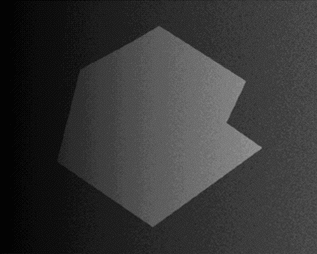
%> input picture inclass/10_27d.tif, 317 x 254 px
$ octave smoothe.m   (GNU Octave 9; MATLAB toolbox functions it lacks are replaced by stand-ins)
%> lines starting %> are read from the running program, lines starting %| are printed output that depends on the picture; in (x1, y1, x2, y2) boxes, pixels count from 0 and x2, y2 are one past the last pixel; in counts of white or black regions, pixels touching at a corner belong together; the program's own positions count from 1
### block.m
function [outp]= block(I)

kk=0;
for i=1:2
    for j=1:2
        feature(:,:,kk+j)=(I((127*(i-1)+1:127*(i-1)+127),(150*(j-1)+1:150*(j-1)+150)));
    end
    kk=kk+(2);
end
outp=feature;
end


### smoothe.m
project_root_dir = strcat(getenv('HOME'), '/comp510project');
inclass_image_root_dir = strcat(project_root_dir, '/inclass');
extras_image_root_dir = strcat(project_root_dir, '/extras');
output_image_root_dir = strcat(project_root_dir, '/output/');

a= imread(strcat(inclass_image_root_dir, '/10_27d.tif'));
%> a is the input picture: size 254x317 uint8; min 3, max 154, mean 54.3

[r,c]=size(a);
%> r = 254; c = 317

br=150;
bc=127;
bseg= block(a);
%> after the loop in block, `for i=1:2`:
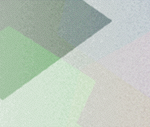
%> feature: size 127x150x4 uint8; mean R, G, B, A 31.2, 75.5, 31.6, 75.1; transparent parts drawn white
%> after the loop in block, `for i=1:2`: kk = 4
kk=0;
for i=1:2
%> this loop made 2 passes; what is shown inside it comes from the first
    for j=1:2
        z=kk+j;
        k=graythresh(bseg(:,:,z));
        m= im2bw(bseg(:,:,z),k);

        subplot(2,2,z)
        imshow(m)
    end
%> this loop made 2 passes
%> k on passes 1 to 2: 0.161, 0.322
%> pass 1, `m= im2bw(bseg(:,:,z),k);`:
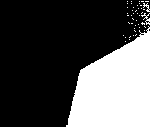
%> m: size 127x150 logical; 30.9% white; 46 white regions (43 under 20 px), largest, box (x1, y1, x2, y2) and area: (66, 26, 150, 127) 5751, (141, 13, 150, 25) 38, (143, 3, 150, 12) 26
%> pass 2, `m= im2bw(bseg(:,:,z),k);`:
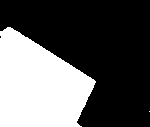
%> m: size 127x150 logical; 35.8% white; 2 white regions (1 under 20 px), largest, box (x1, y1, x2, y2) and area: (0, 27, 96, 127) 6820
    kk=kk+(2);
end
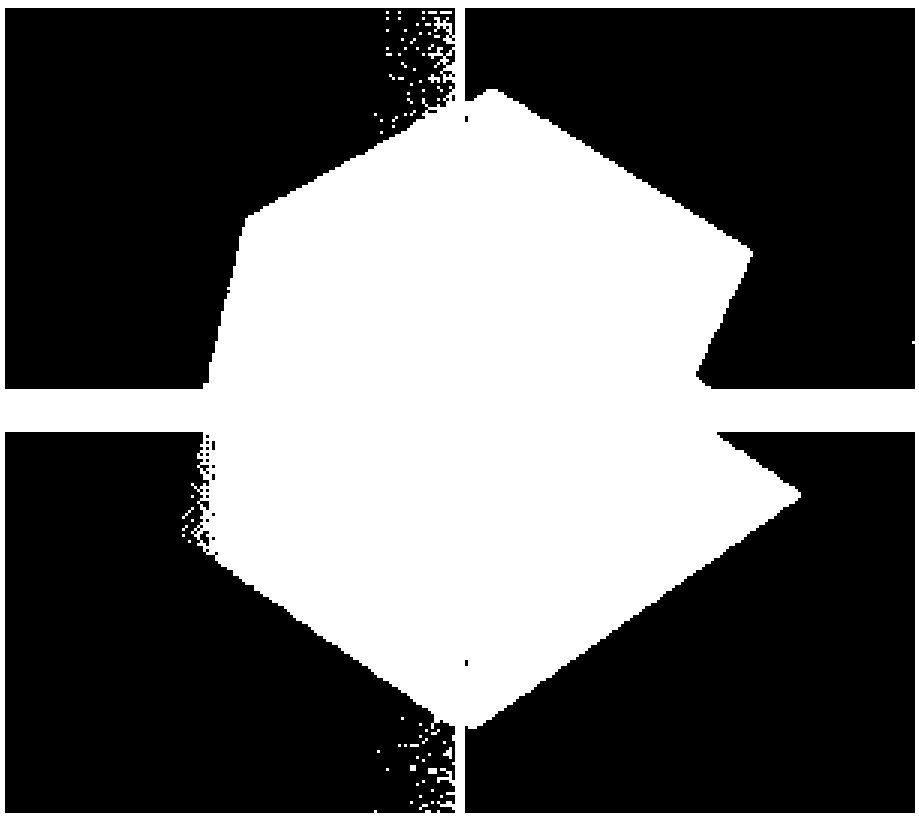
%> figure redrawn from the program's plot data, 4 panels

$ run again, with inclass/COFFEE.TIF copied over inclass/10_27d.tif
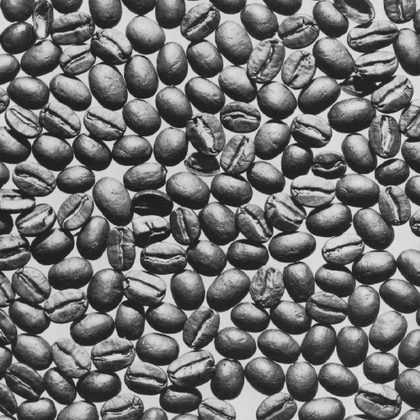
%> input picture inclass/COFFEE.TIF, 420 x 420 px, shrunk from 512 x 512 before the run
%> a is the input picture: size 420x420 uint8; min 21, max 233, mean 113.7
%> after the loop in block, `for i=1:2`: kk = 4
%> the loop `for j=1:2` made 2 passes
%> k on passes 1 to 2: 0.482, 0.482
%> pass 1, `m= im2bw(bseg(:,:,z),k);`:
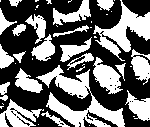
%> m: size 127x150 logical; 43% white; 45 white regions (23 under 20 px), largest, box (x1, y1, x2, y2) and area: (36, 65, 125, 127) 1902, (93, 0, 150, 61) 1280, (0, 99, 44, 127) 588
%> `for i=1:2 for j=1:2 z=kk+j; k=graythresh(bseg(:,:,z)); m= im2bw(bseg(:..`:
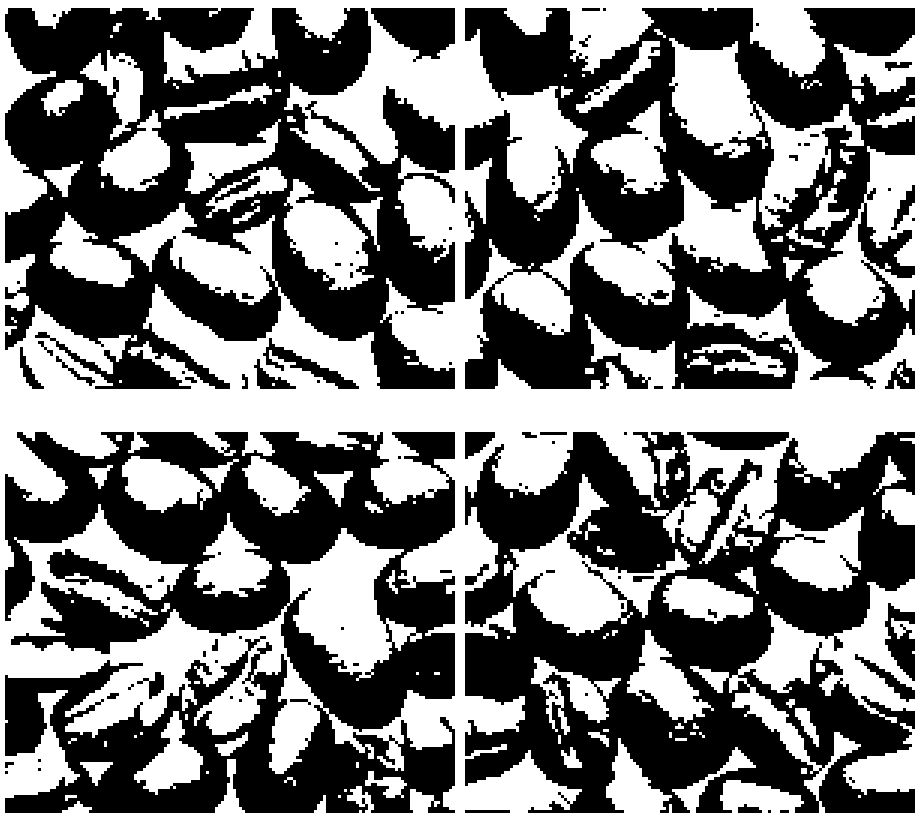
%> figure redrawn from the program's plot data, 4 panels
